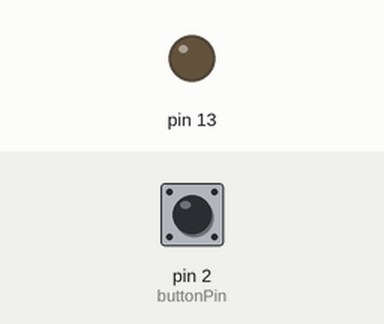
Recording of a sketch running on a simulated SparkFun Pro Micro, built with avr-gcc and run on an emulated ATmega32U4. Parts: output pins drawn as LEDs (lit = HIGH). Inputs (shaded band) come from the test bench; at power-on: pin 2 (buttonPin) HIGH. USB keyboard and mouse output is not drawn; what the sketch prints to the serial monitor is not drawn.

Above: at 1.2 s.
1.3 s: pin 2 (buttonPin) pulled LOW for 0.15 s
At 1.42 s:
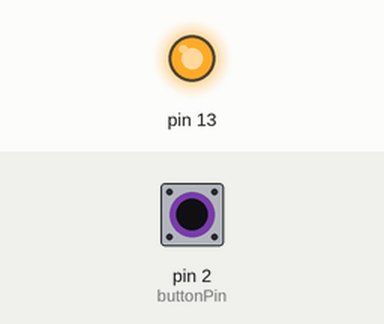
2.9 s: pin 2 (buttonPin) pulled LOW for 3.2 s
At 7.0 s:
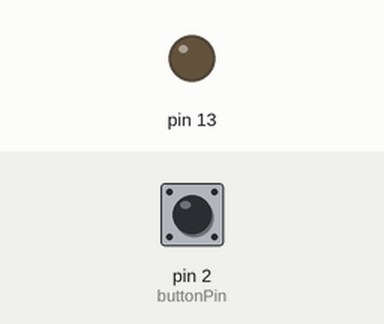
Timing chart, 0 to 8.5 s (numbered marks = the images above; inputs shaded):
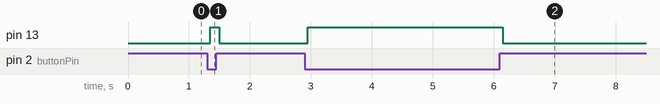

Measured:
- after the input at 1.3 s, pin 13: LOW → HIGH after 0.05 s, → LOW 0.15 s later
- after the input at 2.9 s, pin 13: LOW → HIGH after 0.05 s, → LOW 3.2 s later

The sketch:

keyboard.ino
```cpp
// (licence header left out)
#include <Keyboard.h>

// ** CONFIGURATION PARAMETERS **

// Keycode to send, default is KEY_F13. List of supported codes:
// https://www.arduino.cc/reference/en/language/functions/usb/keyboard/keyboardmodifiers/
const char keyCode = KEY_F13;

// Input pin for the footswitch. Connect to the other side of the switch to
// ground.
const int buttonPin = 2;

// Output pin for the LED.
#ifdef ARDUINO_AVR_PROMICRO
// "Pro Micro" boards don't have an LED wired to the "usual" pin 13,
// use the RX LED (17) instead.
// https://learn.sparkfun.com/tutorials/pro-micro--fio-v3-hookup-guide/example-1-blinkies
const int ledPin = 17;
#else
// Use default LED pin, this is pin 13 on most boards.
const int ledPin = LED_BUILTIN;
#endif

// Debounce time for the input pin, in milliseconds.
// Increase if the input "flickers".
const unsigned long debounceDelay = 50;

// ** END CONFIGURATION PARAMETERS **

// The current state of the output pin.
int ledState = LOW;
// The current reading from the input pin.
int buttonState;
// The previous reading from the input pin.
int lastButtonState = LOW;
// The last time the output pin was toggled.
unsigned long lastDebounceTime = 0;

void setup() {
  // Configure input pin and enable the internal pull-up resistor
  pinMode(buttonPin, INPUT_PULLUP);
  pinMode(ledPin, OUTPUT);

  // Initialize keyboard device
  Keyboard.begin();

  // Start serial connection
  Serial.begin(9600);
}

void loop() {
  // Read the button state into a variable.
  int sensorVal = digitalRead(2);

  // check to see if you just pressed the button
  // (i.e. the input went from LOW to HIGH), and you've waited long enough
  // since the last press to ignore any noise:

  // If the switch changed, due to noise or pressing:
  if (sensorVal != lastButtonState) {
    // reset the debouncing timer
    lastDebounceTime = millis();
  }

  if ((millis() - lastDebounceTime) > debounceDelay) {
    // whatever the reading is at, it's been there for longer than the debounce
    // delay, so take it as the actual current state:

    // if the button state has changed:
    if (sensorVal != buttonState) {
      buttonState = sensorVal;

      // Keep in mind the pull-up means the pushbutton's logic is inverted. It goes
      // HIGH when it's open, and LOW when it's pressed.
      if (buttonState == LOW) {
        Keyboard.press(keyCode);
        Serial.print("1");
      } else {
        Keyboard.releaseAll();
        Serial.print("0");
      }
#ifdef ARDUINO_AVR_PROMICRO
      // Pro Micro has inverted LED state (LOW = on)
      ledState = buttonState == HIGH;
#else
      ledState = buttonState == LOW;
#endif
    }
  }

  // set the LED:
  digitalWrite(ledPin, ledState);

  // save the reading. Next time through the loop, it'll be the lastButtonState:
  lastButtonState = sensorVal;
}
```
